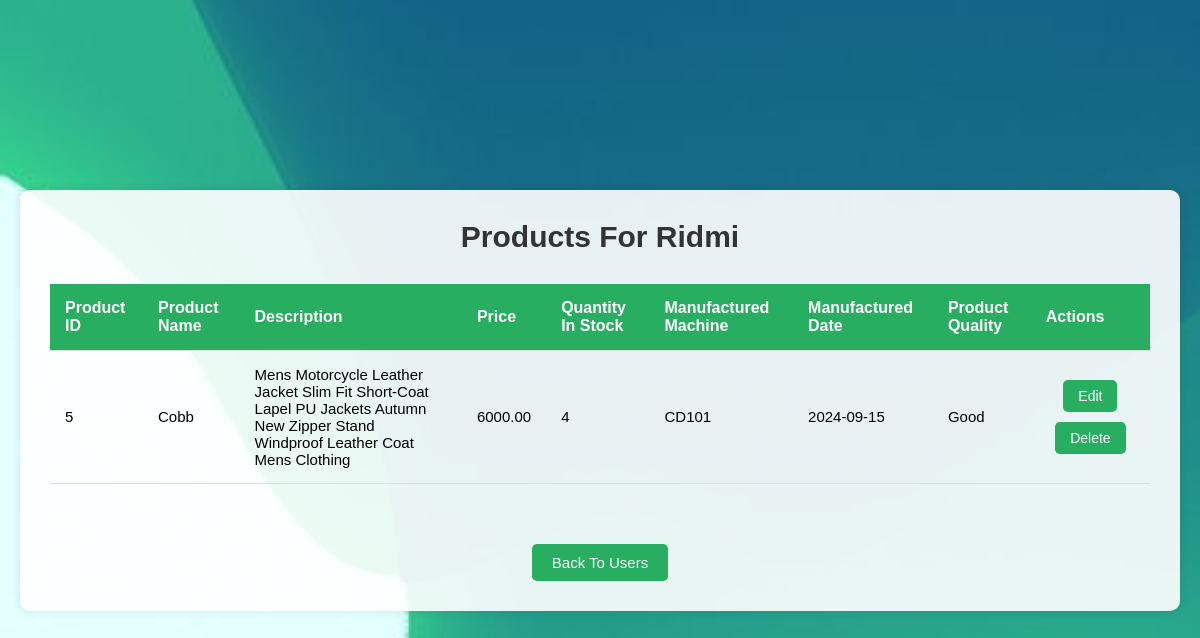
The page /admin/user_products.php?user_id=1 (signed in) on the database as committed earlier.
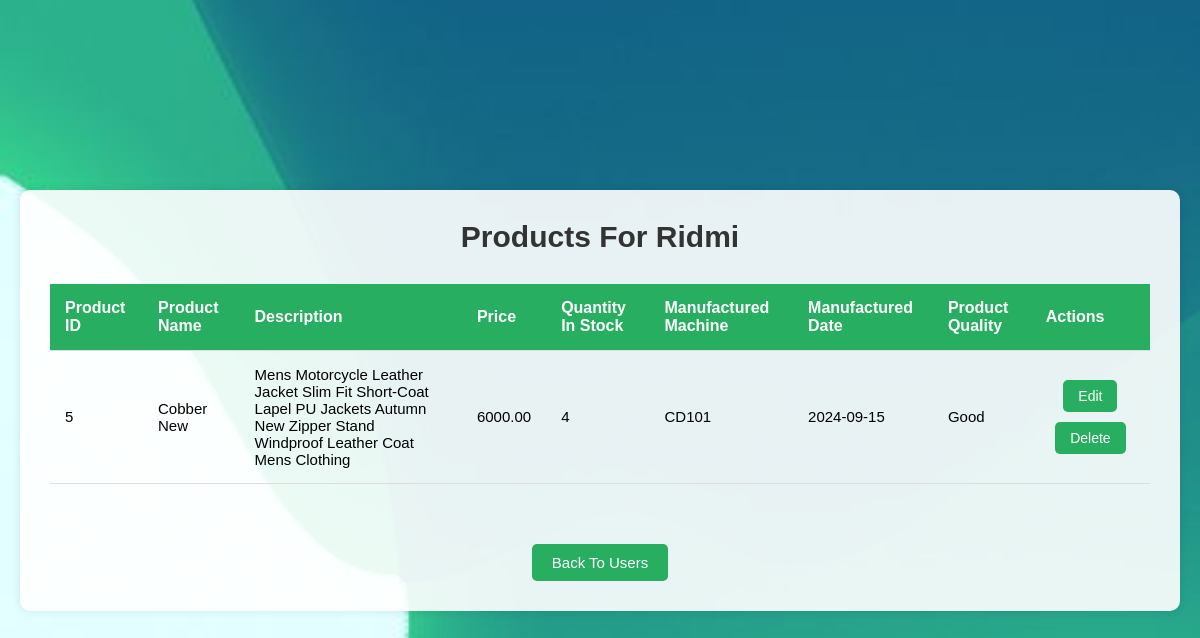
The same page on the database as committed later.
### tables this page shows
CREATE TABLE `users` (
  `user_id` int(11) NOT NULL,
  `username` varchar(50) NOT NULL,
  `password` varchar(255) DEFAULT NULL,
  `email` varchar(255) NOT NULL,
  `full_name` varchar(100) DEFAULT NULL
);

CREATE TABLE `products` (
  `product_id` int(11) NOT NULL,
  `user_id` int(11) NOT NULL,
  `product_name` varchar(255) NOT NULL,
  `description` text DEFAULT NULL,
  `price` decimal(10,2) DEFAULT NULL,
  `created_at` timestamp NOT NULL DEFAULT current_timestamp(),
  `quantity_in_stock` int(11) NOT NULL DEFAULT 0,
  `manufactured_machine` varchar(255) DEFAULT NULL,
  `manufactured_date` date DEFAULT NULL,
  `product_quality` varchar(100) DEFAULT NULL
);

### admin/user_products.php (the view, shortened to what this page needs)
<?php
include('../db_connect.php');
$user_id = $_GET['user_id'];
$user_query = mysqli_query($conn, "SELECT username FROM users WHERE user_id = $user_id");
$user = mysqli_fetch_assoc($user_query);
$products_query = mysqli_query($conn, "SELECT * FROM products WHERE user_id = $user_id");
?>
<!DOCTYPE html>
<html lang="en">
<head>
    <link href="adminproduct_management.css" rel="stylesheet">
</head>
<body>
    <div class="container">
        <h2>Products for <?php echo htmlspecialchars($user['username']); ?></h2>
        <div class="table-container">
            <table>
                <thead>
                    <tr>
                        <th>Product ID</th>
                        <th>Product Name</th>
                        <th>Description</th>
                        <th>Price</th>
                        <th>Quantity in Stock</th>
                        <th>Manufactured Machine</th>
                        <th>Manufactured Date</th>
                        <th>Product Quality</th>
                        <th>Actions</th>
                    </tr>
                </thead>
                <tbody>
                    <?php while ($product = mysqli_fetch_assoc($products_query)) : ?>
                        <tr>
                            <td><?php echo $product['product_id']; ?></td>
                            <td><?php echo htmlspecialchars($product['product_name']); ?></td>
                            <td><?php echo htmlspecialchars($product['description']); ?></td>
                            <td><?php echo $product['price']; ?></td>
                            <td><?php echo $product['quantity_in_stock']; ?></td>
                            <td><?php echo htmlspecialchars($product['manufactured_machine']); ?></td>
                            <td><?php echo $product['manufactured_date']; ?></td>
                            <td><?php echo htmlspecialchars($product['product_quality']); ?></td>
                            <td>
                                <a href="edit_product.php?product_id=<?php echo $product['product_id']; ?>" class="btn">Edit</a>
                                <a href="user_products.php?user_id=<?php echo $user_id; ?>&delete_product=<?php echo $product['product_id']; ?>" class="btn" onclick="return confirm('Are you sure you want to delete this product?')">Delete</a>
                            </td>
                        </tr>
                    <?php endwhile; ?>
                </tbody>
            </table>
        </div>
        <a href="view_users.php" class="btn back-btn">Back to Users</a>
    </div>
</body>
</html>

### admin/adminproduct_management.css (style rules this page uses)
:root { --green: #27ae60; --black: #444; --light-color: #777; --bg-color: #e6e6e6; --border: 0.1rem solid rgba(0, 0, 0, 0.2); --box-shadow-inset: 0.4rem 0.4rem 1rem #ccc inset, -0.4rem -0.4rem 1rem #fff inset; }
* { margin: 0; padding: 0; box-sizing: border-box; outline: none; border: none; text-decoration: none; text-transform: capitalize; transition: 0.2s linear; }
html { font-size: 62.5%; overflow-x: hidden; scroll-behavior: smooth; }
body { font-family: "Poppins", sans-serif; background-image: url("/PicNew4.jpg"); background-size: cover; background-position: center; background-repeat: no-repeat; background-attachment: fixed; min-height: 100vh; display: flex; justify-content: center; align-items: center; padding: 20px; }
.container { width: 100%; max-width: 1200px; background-color: rgba(255, 255, 255, 0.9); padding: 30px; border-radius: 10px; box-shadow: 0 0 10px rgba(0, 0, 0, 0.1); }
h2 { text-align: center; font-size: 3rem; color: #333; margin-bottom: 30px; }
.btn { display: inline-block; padding: 10px 20px; background-color: #27ae60; color: white; text-decoration: none; border-radius: 5px; transition: background-color 0.3s; font-size: 1.5rem; }
.back-btn { display: block; width: fit-content; margin: 30px auto 0; }
.table-container { overflow-x: auto; max-height: 70vh; overflow-y: auto; }
table { width: 100%; border-collapse: collapse; margin-bottom: 30px; }
table th, table td { padding: 15px; text-align: left; border-bottom: 1px solid #ddd; font-size: 1.5rem; }
table th { background-color: #27ae60; color: white; font-size: 1.6rem; }
table td:last-child { text-align: center; }
table .btn { margin: 0.5rem; padding: 0.8rem 1.5rem; font-size: 1.4rem; }

Rows that differ between the two databases and show on the page:
changed products "CD101": product_name "Cobb" → "Cobber New"
